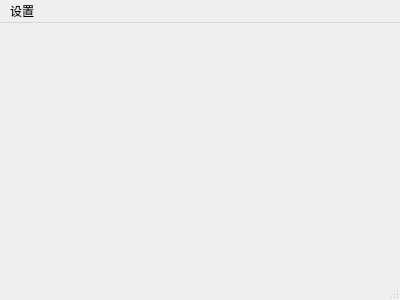
<?xml version="1.0" encoding="UTF-8"?>
<ui version="4.0">
 <class>MainWindow</class>
 <widget class="QMainWindow" name="MainWindow">
  <property name="geometry">
   <rect>
    <x>0</x>
    <y>0</y>
    <width>400</width>
    <height>300</height>
   </rect>
  </property>
  <property name="windowTitle">
   <string>MainWindow</string>
  </property>
  <widget class="QWidget" name="view"/>
  <widget class="QMenuBar" name="menuBar">
   <property name="geometry">
    <rect>
     <x>0</x>
     <y>0</y>
     <width>400</width>
     <height>23</height>
    </rect>
   </property>
   <property name="defaultUp">
    <bool>false</bool>
   </property>
   <property name="nativeMenuBar">
    <bool>false</bool>
   </property>
   <widget class="QMenu" name="menu">
    <property name="title">
     <string>设置</string>
    </property>
    <addaction name="actionCc"/>
   </widget>
   <addaction name="menu"/>
  </widget>
  <widget class="QStatusBar" name="statusBar">
   <property name="minimumSize">
    <size>
     <width>12</width>
     <height>11</height>
    </size>
   </property>
  </widget>
  <action name="actionCc">
   <property name="text">
    <string>参数设置</string>
   </property>
  </action>
 </widget>
 <layoutdefault spacing="6" margin="11"/>
 <resources/>
 <connections/>
</ui>
